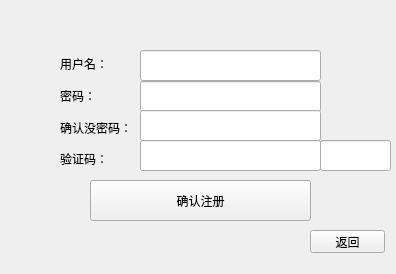
<?xml version="1.0" encoding="UTF-8"?>
<ui version="4.0">
 <class>Registered</class>
 <widget class="QWidget" name="Registered">
  <property name="geometry">
   <rect>
    <x>0</x>
    <y>0</y>
    <width>396</width>
    <height>274</height>
   </rect>
  </property>
  <property name="windowTitle">
   <string>Form</string>
  </property>
  <widget class="QLineEdit" name="lineName">
   <property name="geometry">
    <rect>
     <x>140</x>
     <y>50</y>
     <width>181</width>
     <height>31</height>
    </rect>
   </property>
  </widget>
  <widget class="QLineEdit" name="linePwd">
   <property name="geometry">
    <rect>
     <x>140</x>
     <y>81</y>
     <width>181</width>
     <height>31</height>
    </rect>
   </property>
  </widget>
  <widget class="QLineEdit" name="confirmPwd">
   <property name="geometry">
    <rect>
     <x>140</x>
     <y>110</y>
     <width>181</width>
     <height>31</height>
    </rect>
   </property>
  </widget>
  <widget class="QLineEdit" name="code">
   <property name="geometry">
    <rect>
     <x>140</x>
     <y>140</y>
     <width>181</width>
     <height>31</height>
    </rect>
   </property>
  </widget>
  <widget class="QPushButton" name="btnSubmit">
   <property name="geometry">
    <rect>
     <x>90</x>
     <y>180</y>
     <width>221</width>
     <height>41</height>
    </rect>
   </property>
   <property name="text">
    <string>确认注册</string>
   </property>
  </widget>
  <widget class="QPushButton" name="pushButton_2">
   <property name="geometry">
    <rect>
     <x>310</x>
     <y>230</y>
     <width>75</width>
     <height>23</height>
    </rect>
   </property>
   <property name="text">
    <string>返回</string>
   </property>
  </widget>
  <widget class="QWidget" name="layoutWidget">
   <property name="geometry">
    <rect>
     <x>60</x>
     <y>51</y>
     <width>74</width>
     <height>121</height>
    </rect>
   </property>
   <layout class="QVBoxLayout" name="verticalLayout">
    <item>
     <widget class="QLabel" name="label">
      <property name="text">
       <string>用户名：</string>
      </property>
     </widget>
    </item>
    <item>
     <widget class="QLabel" name="label_2">
      <property name="text">
       <string>密码：</string>
      </property>
     </widget>
    </item>
    <item>
     <widget class="QLabel" name="label_3">
      <property name="text">
       <string>确认没密码：</string>
      </property>
     </widget>
    </item>
    <item>
     <widget class="QLabel" name="label_4">
      <property name="text">
       <string>验证码：</string>
      </property>
     </widget>
    </item>
   </layout>
  </widget>
  <widget class="QLineEdit" name="lineCode">
   <property name="geometry">
    <rect>
     <x>320</x>
     <y>140</y>
     <width>71</width>
     <height>31</height>
    </rect>
   </property>
  </widget>
 </widget>
 <resources/>
 <connections/>
</ui>
